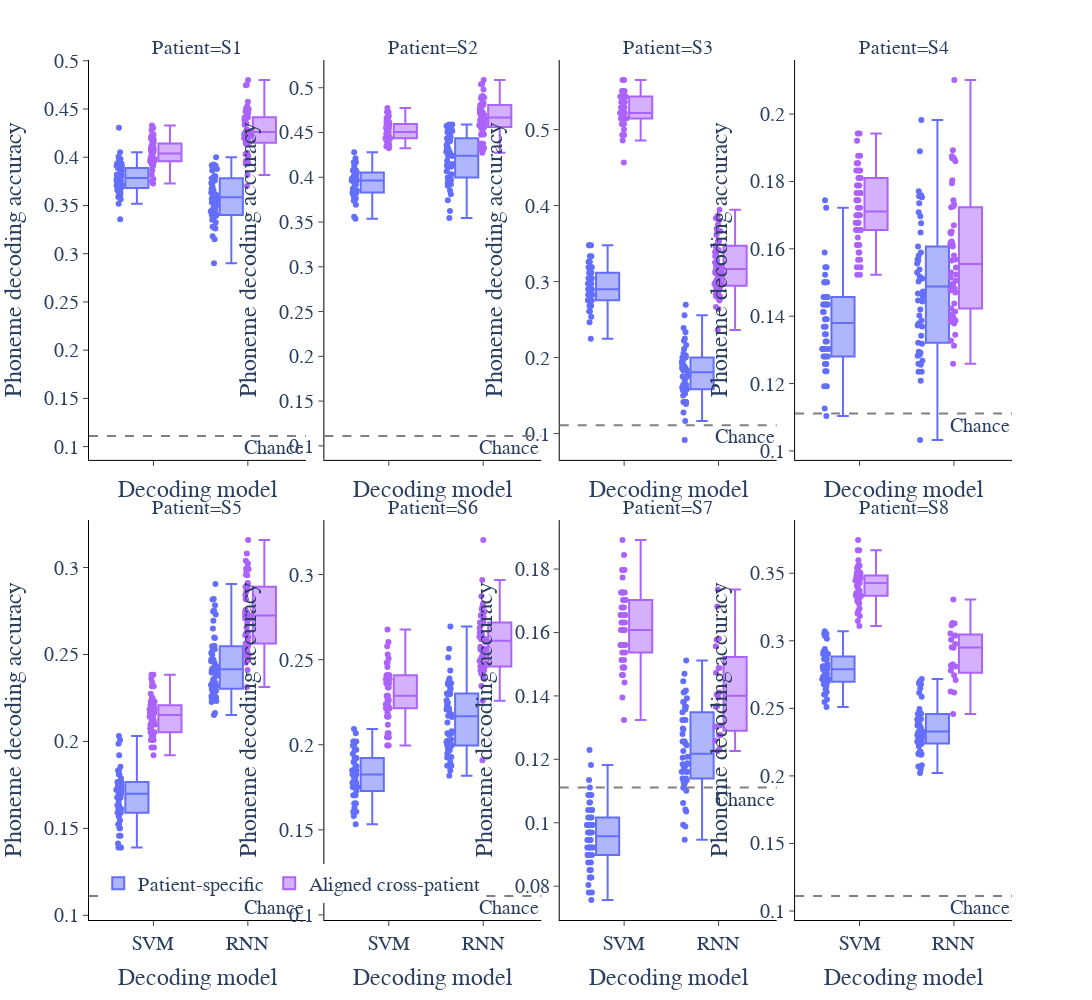

Notebook code cell kept with this figure:
### Code cell
# fig_df = rnn_df_long[rnn_df_long['Patient'] == 'S5']
# fig = px.box(fig_df, x='Model', y="accuracy", color='Decoding Context', points='all', width=600, height=500, color_discrete_sequence=['#636EFA', '#AB63FA'])
fig_df = rnn_df_long
fig = px.box(fig_df, x='Model', y="accuracy", color='Decoding Context', points='all', width=2200, height=1000, color_discrete_sequence=['#636EFA', '#AB63FA'], facet_col='Patient', facet_col_wrap=4)
fig.add_hline(y=1/9, line_dash='dash', line_color='grey', annotation_text='Chance', annotation_position='bottom right')
fig.update_layout(
    plot_bgcolor='white',
    legend=dict(
        orientation='h',
        yanchor='bottom',
        y=0.02,
        xanchor='left',
        x=0.01,
        title_text=''
    ),
    title_text='',
    title_x=0.5,
    font=dict(size=20, family='Arial')
)
fig.update_xaxes(
    title='Decoding model',
    mirror=False,
    ticks='outside',
    showline=True,
    linecolor='black',
    showgrid=False,
)
fig.update_yaxes(
    title='Phoneme decoding accuracy',
    mirror=False,
    ticks='outside',
    showline=True,
    linecolor='black',
    showgrid=False,
    # range=[0, 0.33]
    matches=None,
)

fig.for_each_yaxis(lambda yaxis: yaxis.update(showticklabels=True))

fig.show()
